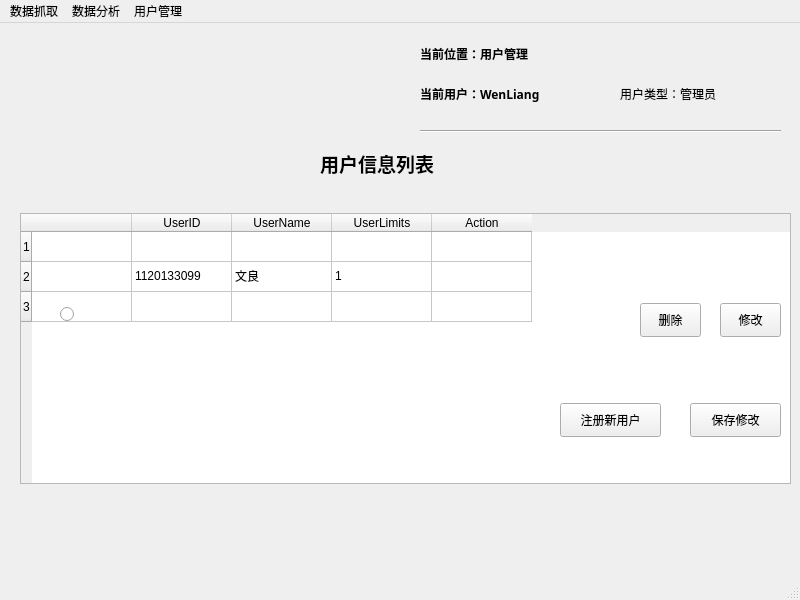
<?xml version="1.0" encoding="UTF-8"?>
<ui version="4.0">
 <class>manageMainWindow</class>
 <widget class="QMainWindow" name="manageMainWindow">
  <property name="geometry">
   <rect>
    <x>0</x>
    <y>0</y>
    <width>800</width>
    <height>600</height>
   </rect>
  </property>
  <property name="windowTitle">
   <string>短租房应用平台服务质量数据采集分析系统v1.0-用户管理</string>
  </property>
  <widget class="QWidget" name="centralwidget">
   <widget class="QLabel" name="label_1">
    <property name="geometry">
     <rect>
      <x>420</x>
      <y>10</y>
      <width>181</width>
      <height>41</height>
     </rect>
    </property>
    <property name="font">
     <font>
      <family>Calibri</family>
      <weight>75</weight>
      <bold>true</bold>
     </font>
    </property>
    <property name="text">
     <string>当前位置：用户管理</string>
    </property>
   </widget>
   <widget class="QLabel" name="label_3">
    <property name="geometry">
     <rect>
      <x>620</x>
      <y>50</y>
      <width>161</width>
      <height>41</height>
     </rect>
    </property>
    <property name="text">
     <string>用户类型：管理员</string>
    </property>
   </widget>
   <widget class="Line" name="line_2">
    <property name="geometry">
     <rect>
      <x>420</x>
      <y>100</y>
      <width>361</width>
      <height>16</height>
     </rect>
    </property>
    <property name="orientation">
     <enum>Qt::Horizontal</enum>
    </property>
   </widget>
   <widget class="QLabel" name="label_2">
    <property name="geometry">
     <rect>
      <x>420</x>
      <y>50</y>
      <width>181</width>
      <height>41</height>
     </rect>
    </property>
    <property name="font">
     <font>
      <family>Calibri Light</family>
      <weight>75</weight>
      <bold>true</bold>
     </font>
    </property>
    <property name="text">
     <string>当前用户：WenLiang</string>
    </property>
   </widget>
   <widget class="QLabel" name="label_4">
    <property name="geometry">
     <rect>
      <x>320</x>
      <y>120</y>
      <width>211</width>
      <height>41</height>
     </rect>
    </property>
    <property name="font">
     <font>
      <family>Calibri</family>
      <pointsize>14</pointsize>
      <weight>75</weight>
      <bold>true</bold>
     </font>
    </property>
    <property name="text">
     <string>用户信息列表</string>
    </property>
   </widget>
   <widget class="QTableWidget" name="tableWidget">
    <property name="geometry">
     <rect>
      <x>20</x>
      <y>190</y>
      <width>771</width>
      <height>271</height>
     </rect>
    </property>
    <row>
     <property name="text">
      <string>1</string>
     </property>
    </row>
    <row>
     <property name="text">
      <string>2</string>
     </property>
    </row>
    <row>
     <property name="text">
      <string>3</string>
     </property>
    </row>
    <column>
     <property name="text">
      <string/>
     </property>
    </column>
    <column>
     <property name="text">
      <string>UserID</string>
     </property>
    </column>
    <column>
     <property name="text">
      <string>UserName</string>
     </property>
    </column>
    <column>
     <property name="text">
      <string>UserLimits</string>
     </property>
    </column>
    <column>
     <property name="text">
      <string>Action</string>
     </property>
    </column>
    <item row="1" column="1">
     <property name="text">
      <string>1120133099</string>
     </property>
    </item>
    <item row="1" column="2">
     <property name="text">
      <string>文良</string>
     </property>
    </item>
    <item row="1" column="3">
     <property name="text">
      <string>1</string>
     </property>
    </item>
    <item row="2" column="1">
     <property name="text">
      <string/>
     </property>
    </item>
   </widget>
   <widget class="QPushButton" name="pushButton">
    <property name="geometry">
     <rect>
      <x>640</x>
      <y>280</y>
      <width>61</width>
      <height>34</height>
     </rect>
    </property>
    <property name="text">
     <string>删除</string>
    </property>
   </widget>
   <widget class="QPushButton" name="pushButton_5">
    <property name="geometry">
     <rect>
      <x>560</x>
      <y>380</y>
      <width>101</width>
      <height>34</height>
     </rect>
    </property>
    <property name="text">
     <string>注册新用户</string>
    </property>
   </widget>
   <widget class="QPushButton" name="pushButton_3">
    <property name="geometry">
     <rect>
      <x>690</x>
      <y>380</y>
      <width>91</width>
      <height>34</height>
     </rect>
    </property>
    <property name="text">
     <string>保存修改</string>
    </property>
   </widget>
   <widget class="QPushButton" name="pushButton_2">
    <property name="geometry">
     <rect>
      <x>720</x>
      <y>280</y>
      <width>61</width>
      <height>34</height>
     </rect>
    </property>
    <property name="text">
     <string>修改</string>
    </property>
   </widget>
   <widget class="QRadioButton" name="radioButton">
    <property name="geometry">
     <rect>
      <x>60</x>
      <y>280</y>
      <width>132</width>
      <height>22</height>
     </rect>
    </property>
    <property name="text">
     <string/>
    </property>
   </widget>
  </widget>
  <widget class="QMenuBar" name="menubar">
   <property name="geometry">
    <rect>
     <x>0</x>
     <y>0</y>
     <width>800</width>
     <height>30</height>
    </rect>
   </property>
   <widget class="QMenu" name="menu">
    <property name="title">
     <string>数据抓取</string>
    </property>
   </widget>
   <widget class="QMenu" name="menu_2">
    <property name="title">
     <string>数据分析</string>
    </property>
   </widget>
   <widget class="QMenu" name="menu_3">
    <property name="title">
     <string>用户管理</string>
    </property>
   </widget>
   <addaction name="menu"/>
   <addaction name="menu_2"/>
   <addaction name="menu_3"/>
  </widget>
  <widget class="QStatusBar" name="statusbar"/>
 </widget>
 <resources/>
 <connections/>
</ui>
